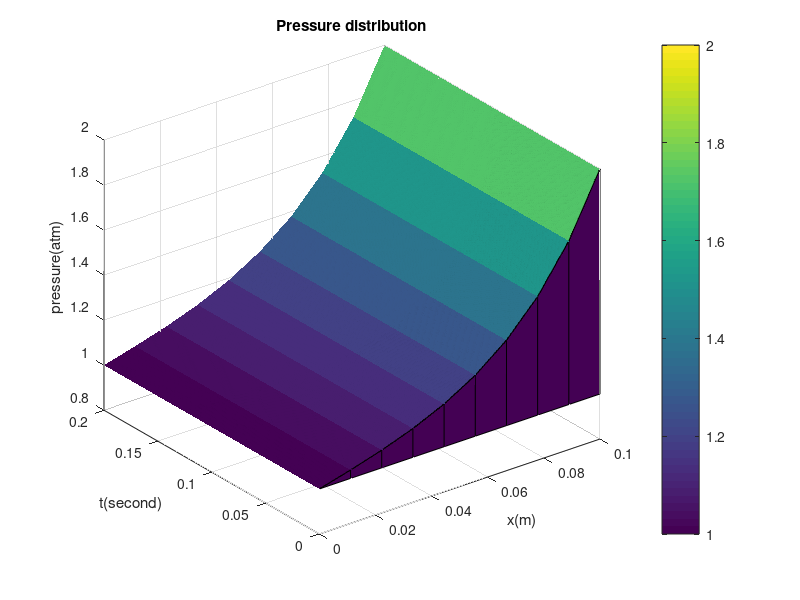
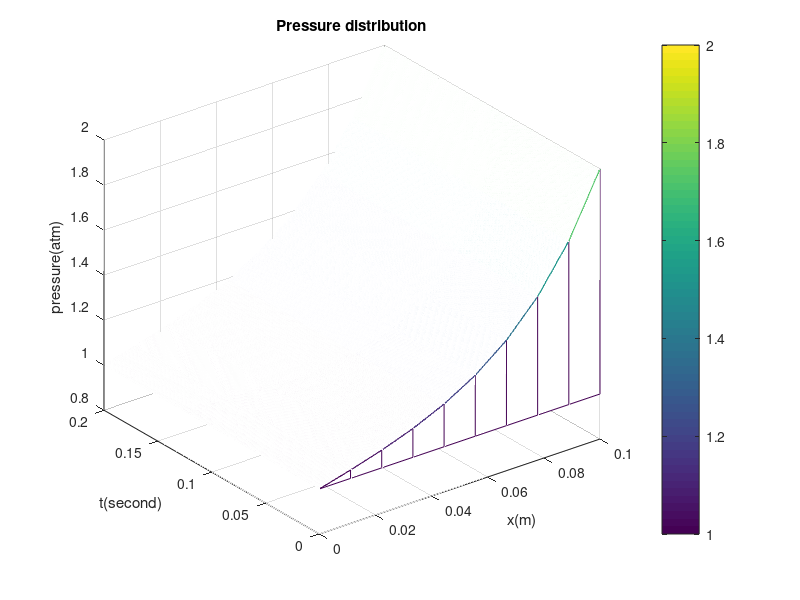

Source code (MATLAB) for these figures, in order: (Note: a time limit stopped this script after it produced the figures.)
% IN THE NAME OF GOD
%% DOCUMENT TITLE: Implicit solution of the one-dimensional diffusion equation
% this program will be able to consider pressure distribution with implicit formulations
%%
clear 
close all
clc
clf
%% Initialize & Define Parameters
fi=0.2; % porosity
k=9.86923*10^(-13); % permeability (m^2)
N=10; 
PL=2; % pressure of left (atm)
Pr=1; % pressure of right (atm)
P0=1; % pressure initial (atm)
mio=0.001; % viscosity (pa*s)
ct=(10^(-4))./(1.013*10^(5)); % Compressibility (pa^-1)
L=0.1; % lenght(m)
tmax=0.2; % maximum time(sec)
deltat=.0000025; % Time step(sec)
t=0:deltat:tmax; 
%%
eta=k./(mio*fi*ct); % hydraulic diffusivity
x=linspace(0,L,10);
deltax=x(1,2)-x(1,1); % grid size
P=zeros(length(t),length(x));
%%
Pprior=ones(1,length(x)).*P0;
P(1,:)=Pprior;

for ii=2:length(t)

%%% create Coefficient matrix
h=(deltax.^2)./(eta.*deltat);
A=sparse(length(x),length(x));
for i=2:length(x)-1
A(i,i-1)=-h;
A(i,i)=(1+2*h);
A(i,i+1)=-h;
end
A(1,1)=1;
A(length(x),length(x))=1;

b=zeros(length(x),1);
b(2:length(x)-1)=Pprior(2:length(x)-1);
if ii==1
    
b(1)=P0;b(length(x))=P0;
else
b(1)=Pr;b(length(x))=PL; 

x=A\b;
P(ii,:)=x;
x=Pprior;

end
end

%% Final Plots
[T,X]=meshgrid(0:deltax:L,0:deltat:tmax);
Z=P;
surf(T,X,Z)
colorbar
xlabel('x(m)')
ylabel('t(second)')
zlabel('pressure(atm)')
title('Pressure distribution');

figure 
mesh(T,X,Z)
colorbar
xlabel('x(m)')
ylabel('t(second)')
zlabel('pressure(atm)')
title('Pressure distribution');

figure
plot(X,Z)
xlabel('t(second)')
ylabel('pressure(atm)')
title('Pressure distribution');

figure
plot(T,Z)
xlabel('x(m)')
ylabel('pressure(atm)')
title('Pressure distribution');
grid on

figure
plot3(T,X,Z)
xlabel('x(m)')
ylabel('t(second)')
zlabel('pressure(atm)')
title('Pressure distribution');
grid on
